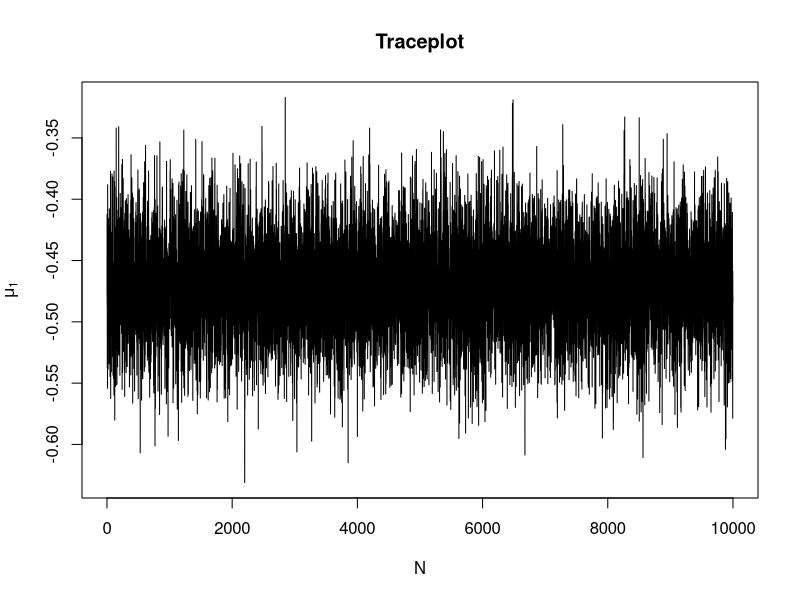
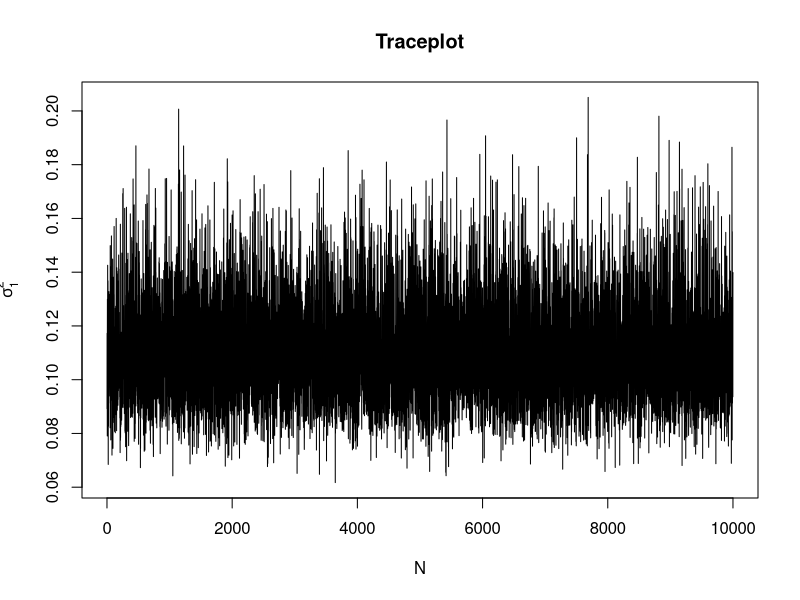
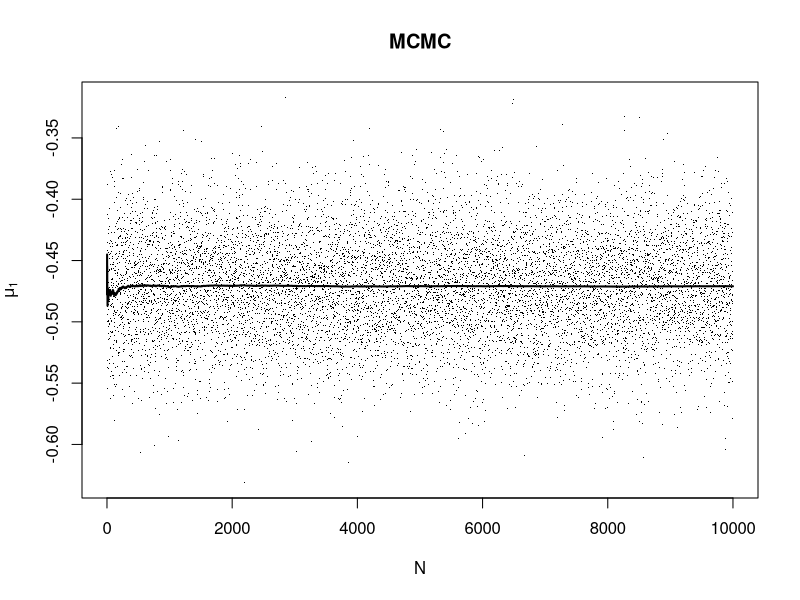
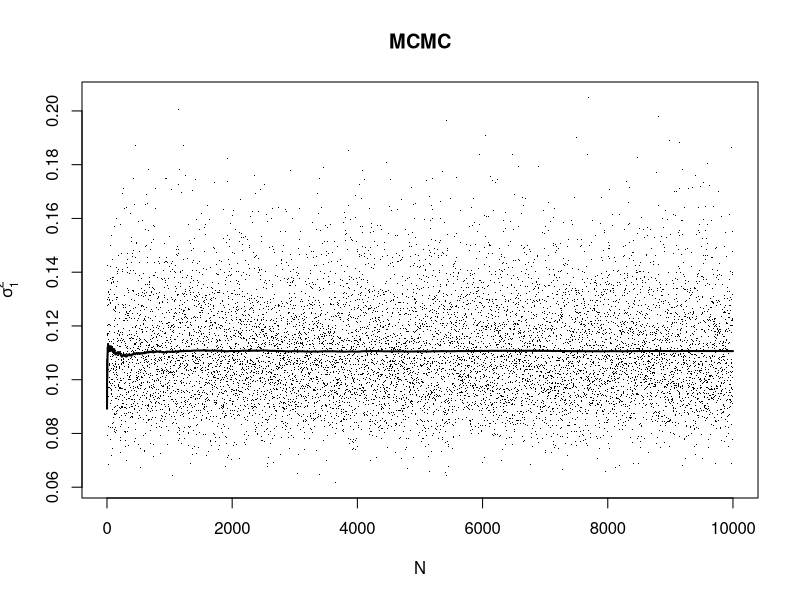

Source code (R) for these figures, in order:
## load data ##
data = read.table("data.txt", header = T)
library(MCMCpack)
data$weekend = rep(0,nrow(data))
data$weekend[data$day=='Saturday' | data$day=='Sunday'] = 1
X = data[,-2]
Y1 = subset(X, weekend==0)
row.names(Y1) = NULL
Y1 = Y1[,1]
Y2 = subset(X, weekend==1)
row.names(Y2) = NULL
Y2 = Y2[,1]

## set priors ##
m1 = m2 = 0
s21 = s22 = 1
a1 = a2 = 1
b1 = b2 = 1
n1 = length(Y1)
n2 = length(Y2)
B = 2000
N = 12000

## set seed ##
sig1.temp = 1 #for delta variance
sig2.temp = 1

## sample priors ##
mu2.temp = rnorm(1, mean = (s22*sum(log(Y2))+sig2.temp*m2)/(s22*n2 + sig2.temp),
                 sd = sqrt((sig2.temp*s22)/(s22*n2+sig2.temp)))
del.temp = -1
while(del.temp < 0){
del.temp = rnorm(1, mean = (s21*sum(log(Y1))+m1*sig1.temp-n1*mu2.temp*s21)/(n1*s21+sig1.temp),
                 sd = sqrt(sig1.temp*s21/(n1*s21+sig1.temp)) )
}
mu1.temp = mu2.temp + del.temp


DEL = rep(0, N)
MU1 = rep(0, N)
MU2 = rep(0, N)
SIG1 = rep(0, N)
SIG2 = rep(0, N)


for(i in 1:N){
  sig1.temp = rinvgamma(1, shape = a1+n1/2, scale = b1 + 0.5*sum((log(Y1)-mu1.temp)^2))
  
  sig2.temp = rinvgamma(1, shape = a2+n2/2, scale = b2 + 0.5*sum((log(Y2)-mu2.temp)^2))
  
  mu2.temp = rnorm(1, mean = (s22*sum(log(Y2))+sig2.temp*m2)/(s22*n2 + sig2.temp),
                   sd = sqrt((sig2.temp*s22)/(s22*n2+sig2.temp)))
  
  del.temp = -1
  while(del.temp <= 0){
    del.temp = rnorm(1, mean = (s21*sum(log(Y1))+m1*sig1.temp-n1*mu2.temp*s21)/(n1*s21+sig1.temp),
                     sd = sqrt(sig1.temp*s21/(n1*s21+sig1.temp)) )
  }
  
  mu1.temp = mu2.temp + del.temp
  
  DEL[i] = del.temp
  MU1[i] = mu1.temp
  MU2[i] = mu2.temp
  SIG1[i] = sig1.temp
  SIG2[i] = sig2.temp
}


MU1 = MU1[(B+1):N]
MU2 = MU2[(B+1):N]
SIG1 = SIG1[(B+1):N]
SIG2 = SIG2[(B+1):N]

N = 10000
## Running Avg ##
MU1.sum = rep(0, N)
MU1.avg = rep(0, N)
MU1.avg[1] = MU1[1]
MU1.sum[1] = MU1[1]
for(i in 2:N){
  MU1.sum[i] = MU1[i] + MU1.sum[i-1]
  MU1.avg[i] = MU1.sum[i]/i
}

SIG1.sum = rep(0, N)
SIG1.avg = rep(0, N)
SIG1.avg[1] = SIG1[1]
SIG1.sum[1] = SIG1[1]
for(i in 2:N){
  SIG1.sum[i] = SIG1[i] + SIG1.sum[i-1]
  SIG1.avg[i] = SIG1.sum[i]/i
}


## Plot MU1 and SIG1 ##
png("MU1plot.png")
traceplot(mcmc(MU1), xlab = "N", ylab = expression(mu[1]), 
     main = "Traceplot")
dev.off()

png("SIG1plot.png")
traceplot(mcmc(SIG1), xlab = "N", ylab = expression(sigma[1]^{2}), 
     main = "Traceplot")
dev.off()

png("MU1MCMC.png")
plot(MU1, pch = '.', xlab = "N", ylab = expression(mu[1]), 
          main = "MCMC")
lines(MU1.avg, lwd = 2)
dev.off()

png("SIG1MCMC.png")
plot(SIG1, pch = '.', xlab = "N", ylab = expression(sigma[1]^{2}), 
          main = "MCMC")
lines(SIG1.avg, lwd = 2)
dev.off()

## Mean ##
MU1.mean = mean(MU1)
MU2.mean = mean(MU2)
SIG1.mean = mean(SIG1)
SIG2.mean = mean(SIG2)

## CI ##
MU1.ci = quantile(MU1, c(0.025, 0.975))
MU2.ci = quantile(MU2, c(0.025, 0.975))
SIG1.ci = quantile(SIG1, c(0.025, 0.975))
SIG2.ci = quantile(SIG2, c(0.025, 0.975))

## Posterior Probability ##
mean(MU1>MU2)
mean(SIG1>SIG2)

## Posterior Predictive ##
wk = we = rep(0, 10000)
for(i in 1:10000){
  wk[i] = rlnorm(1, meanlog = MU1[i], sdlog = sqrt(SIG1[i]))
  we[i] = rlnorm(1, meanlog = MU2[i], sdlog = sqrt(SIG2[i]))
}
mean(wk>we)
